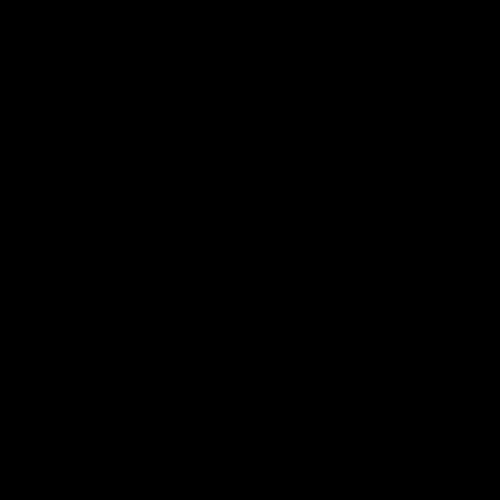
Frame 1 (no input)
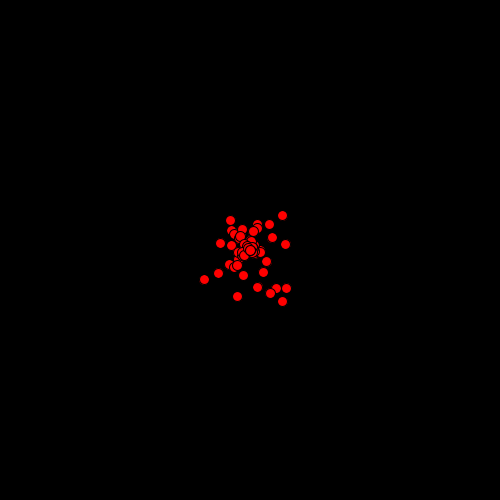
Frame 60 (the mouse pressed at the canvas centre just before this capture)
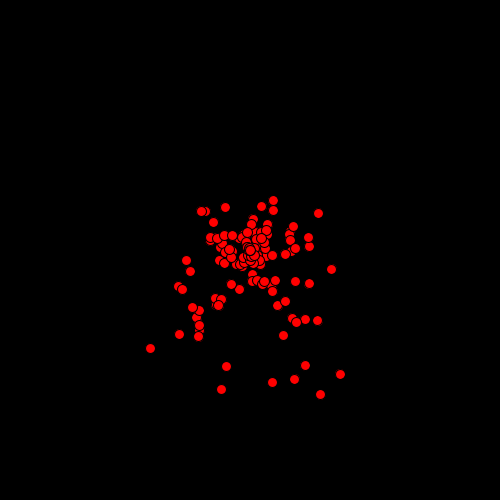
Frame 120 (the mouse held since frame 60 and released just before this capture)

The Processing sketch that drew these frames (run headless with seeded random() and noise(); from frame 60 on, the mouse is pressed at the canvas centre):

// Processing sketch: particles
// ── particles.pde
ParticleSystem ps;

void setup() {
  size(500,500);
  ps = new ParticleSystem(new PVector(width/2, height/2));
}

void draw() {
  background(0);
  ps.run();
  ps.addParticle();
  
}

class Particle {
   PVector pos, vel, acc;
   Particle(PVector p, PVector v, PVector a) {
     pos = p; vel = v; acc = a;
   }
   void display() {
     fill(255,0,0);
     ellipse(pos.x, pos.y, 10,10);
   }
   void update() {
     pos.add(vel);
     vel.add(acc);
   }
}

class ParticleSystem {
  ArrayList<Particle> parts;
  PVector origin;
  ParticleSystem(PVector o) {
    parts = new ArrayList<Particle>();
    origin = o;
  }
  void addParticle() {
    Particle p = new Particle(origin.copy(), new PVector((float)(Math.random() * 2 - 1), (float)(Math.random() * 2 - 1)), new PVector(0,0.01));
    parts.add(p);
  }
  void run() {
    for(Particle p : parts) {
      p.display();
      p.update();
    }
  }
}
